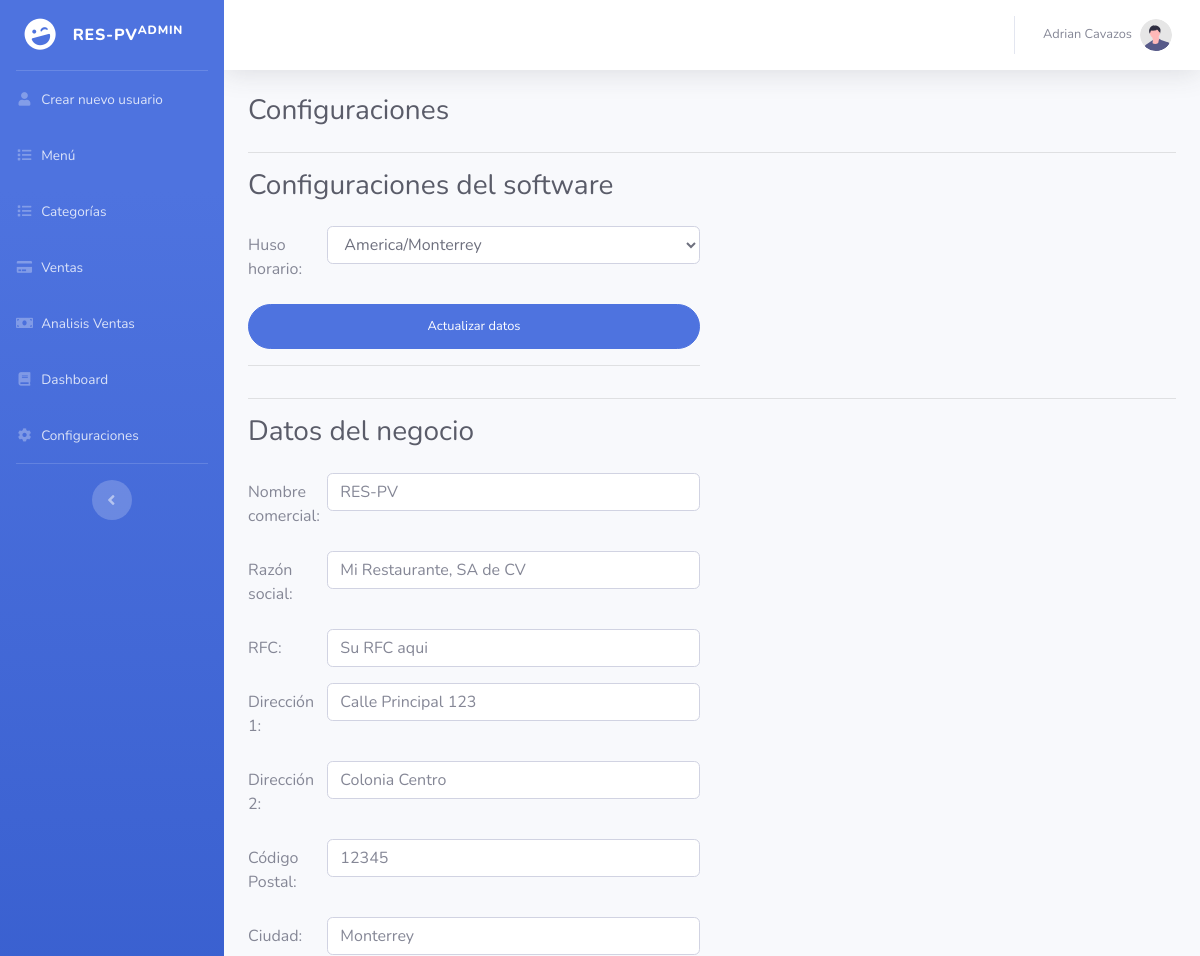
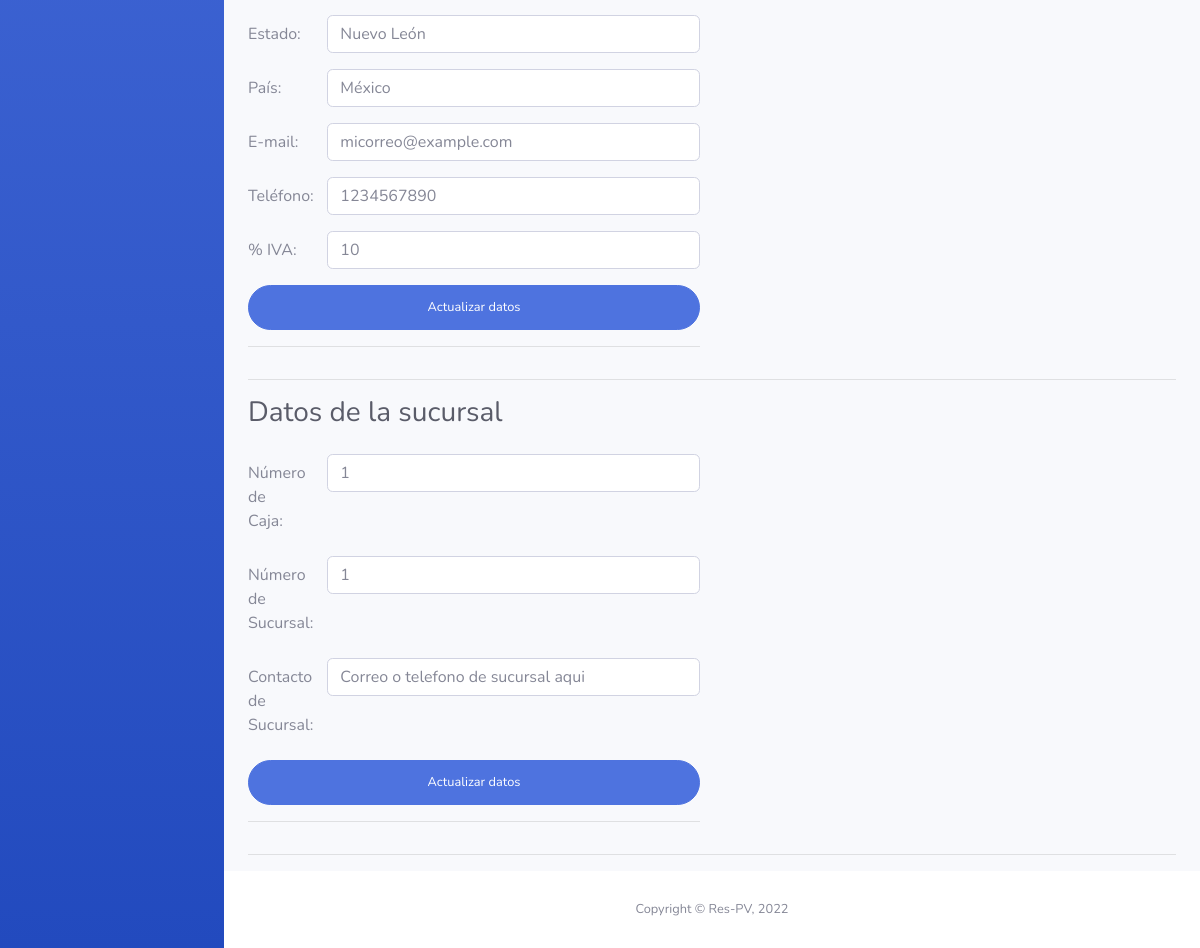
Screenshot of /configuraciones.php (signed in) with the database file from the repository (2 pictures, top to bottom).
### tables this page shows
CREATE TABLE `user` (
  `id_user` int(11) NOT NULL,
  `name_user` varchar(30) DEFAULT NULL,
  `lname_user` varchar(30) DEFAULT NULL,
  `phone_user` varchar(10) DEFAULT NULL,
  `email_user` varchar(40) DEFAULT NULL,
  `pass_user` varchar(20) DEFAULT NULL,
  `userType` int(11) NOT NULL
);

CREATE TABLE `settings` (
  `id` int(11) NOT NULL,
  `setting_name` varchar(255) NOT NULL,
  `setting_value` text NOT NULL
);

### configuraciones.php (the view, shortened to what the rows shown need)
<?php
if(!empty($_SESSION["userId"])) {
    require_once('usuarios/Modelo/usuarios.php');
    $Modelo = new Usuarios();
    $tipoDeUsuario = $Modelo->getUserType($_SESSION["userId"]);
    if (!$tipoDeUsuario) {
        $_SESSION["errorMessage"] = "Invalid Credentials";
        header('Location: logout.php');
    } else {
        switch($tipoDeUsuario){
            case 1:
                $Usuario = $Modelo->getUser($_SESSION["userId"]);
                $nombreUsuario = $Usuario[0]["name_user"];
                $apellidoUsuario = $Usuario[0]["lname_user"];
                require_once("configuraciones/Modelo/configuraciones.php");
                $ModeloMenu = new Configuraciones();
            break;
        }
    }
} else {
    header('Location: logout.php');
}
?>
<!DOCTYPE html>
<html lang="en">
<head>
    <link href="vendor/fontawesome-free/css/all.min.css" rel="stylesheet" type="text/css">
    <link href="css/sb-admin-2.min.css" rel="stylesheet">
</head>
<body id="page-top">
    <div id="wrapper">
        <div id="content-wrapper" class="d-flex flex-column">
            <div id="content">
                <nav class="navbar navbar-expand navbar-light bg-white topbar mb-4 static-top shadow">
                    <ul class="navbar-nav ml-auto">
                        <li class="nav-item dropdown no-arrow">
                            <a class="nav-link dropdown-toggle" href="#" id="userDropdown" role="button"
                                data-toggle="dropdown" aria-haspopup="true" aria-expanded="false">
                                <span class="mr-2 d-none d-lg-inline text-gray-600 small"><?php echo $nombreUsuario.' '.$apellidoUsuario?></span>
                                <img class="img-profile rounded-circle"
                                    src="img/undraw_profile.svg">
                            </a>
                        </li>
                    </ul>
                </nav>
                <div class="container-fluid">
                    <div class="d-sm-flex align-items-center justify-content-between mb-4">
                        <h1 class="h3 mb-0 text-gray-800">Configuraciones</h1>
                    </div>
                    <?php
                        $configs = $ModeloMenu->getAllSettings();
                        if($configs != null){
                    ?>
                    <hr>
                    <div class="d-sm-flex align-items-center justify-content-between mb-4">
                        <h1 class="h3 mb-0 text-gray-800">Configuraciones del software</h1>
                    </div>
                    <div class="row">
                        <div class="col-md-6">
                            <form class="user" action="configuraciones/Controlador/setConfiguraciones.php" method="POST" enctype="multipart/form-data">
                                <div class="form-group row">
                                    <label class="col-sm-2 col-form-label">Huso horario:</label>
                                    <div class="col-sm-10">
                                        <?php
                                            $valor=array_search('timezone',array_column($configs,'setting_name'));
                                            $currentTimezone=$configs[$valor][2];
                                            echo "<select class=\"form-control\" name=\"timezone\">";
                                            $tzlist = DateTimeZone::listIdentifiers(DateTimeZone::ALL);
                                            foreach($tzlist as $value) {
                                                if ($value != $currentTimezone) {
                                                    echo "<option value=". $value .">". $value ."</option>";
                                                } else {
                                                    echo "<option value=". $value ." selected>". $value ."</option>";
                                                }
                                            }
                                        ?>
                                    </div>
                                </div>
                                <input type ="submit" class="btn btn-primary btn-user btn-block" value="Actualizar datos" name="datosDelNegocio">
                                <hr>
                            </form>
                        </div>
                    </div>
                    <hr>
                    <div class="d-sm-flex align-items-center justify-content-between mb-4">
                        <h1 class="h3 mb-0 text-gray-800">Datos del negocio</h1>
                    </div>
                    <div class="row">
                        <div class="col-md-6">
                            <form class="user" action="configuraciones/Controlador/setConfiguraciones.php" method="POST" enctype="multipart/form-data">
                                <div class="form-group row">
                                    <label class="col-sm-2 col-form-label">Nombre comercial:</label>
                                    <div class="col-sm-10">
                                        <input type="text" class="form-control" placeholder="<?php $valor=array_search('nombre_comercial',array_column($configs,'setting_name'));echo $configs[$valor][2];?>" name="nombre_comercial">
                                    </div>
                                </div>
                                <div class="form-group row">
                                    <label class="col-sm-2 col-form-label">Razón social:</label>
                                    <div class="col-sm-10">
                                        <input type="text" class="form-control" placeholder="<?php $valor=array_search('razon_social',array_column($configs,'setting_name'));echo $configs[$valor][2];?>" name="razon_social">
                                    </div>
                                </div>
                                <div class="form-group row">
                                    <label class="col-sm-2 col-form-label">RFC:</label>
                                    <div class="col-sm-10">
                                        <input type="text" class="form-control" placeholder="<?php $valor=array_search('rfc',array_column($configs,'setting_name'));echo $configs[$valor][2];?>" name="rfc">
                                    </div>
                                </div>
                                <div class="form-group row">
                                    <label class="col-sm-2 col-form-label">Dirección 1:</label>
                                    <div class="col-sm-10">
                                        <input type="text" class="form-control" placeholder="<?php $valor=array_search('direccion_1',array_column($configs,'setting_name'));echo $configs[$valor][2];?>" name="direccion_1">
                                    </div>
                                </div>
                                <div class="form-group row">
                                    <label class="col-sm-2 col-form-label">Dirección 2:</label>
                                    <div class="col-sm-10">
                                        <input type="text" class="form-control" placeholder="<?php $valor=array_search('direccion_2',array_column($configs,'setting_name'));echo $configs[$valor][2];?>" name="direccion_2">
                                    </div>
                                </div>
                                <div class="form-group row">
                                    <label class="col-sm-2 col-form-label">Código Postal:</label>
                                    <div class="col-sm-10">
                                        <input type="text" class="form-control" placeholder="<?php $valor=array_search('direccion_cp',array_column($configs,'setting_name'));echo $configs[$valor][2];?>" name="direccion_cp">
                                    </div>
                                </div>
                                <div class="form-group row">
                                    <label class="col-sm-2 col-form-label">Ciudad:</label>
                                    <div class="col-sm-10">
                                        <input type="text" class="form-control" placeholder="<?php $valor=array_search('direccion_ciudad',array_column($configs,'setting_name'));echo $configs[$valor][2];?>" name="direccion_ciudad">
                                    </div>
                                </div>
                                <div class="form-group row">
                                    <label class="col-sm-2 col-form-label">Estado:</label>
                                    <div class="col-sm-10">
                                        <input type="text" class="form-control" placeholder="<?php $valor=array_search('direccion_estado',array_column($configs,'setting_name'));echo $configs[$valor][2];?>" name="direccion_estado">
                                    </div>
                                </div>
                                <div class="form-group row">
                                    <label class="col-sm-2 col-form-label">País:</label>
                                    <div class="col-sm-10">
                                        <input type="text" class="form-control" placeholder="<?php $valor=array_search('direccion_pais',array_column($configs,'setting_name'));echo $configs[$valor][2];?>" name="direccion_pais">
                                    </div>
                                </div>
                                <div class="form-group row">
                                    <label class="col-sm-2 col-form-label">E-mail:</label>
                                    <div class="col-sm-10">
                                        <input type="text" class="form-control" placeholder="<?php $valor=array_search('email',array_column($configs,'setting_name'));echo $configs[$valor][2];?>" name="email">
                                    </div>
                                </div>
                                <div class="form-group row">
                                    <label class="col-sm-2 col-form-label">Teléfono:</label>
                                    <div class="col-sm-10">
                                        <input type="text" class="form-control" placeholder="<?php $valor=array_search('telefono',array_column($configs,'setting_name'));echo $configs[$valor][2];?>" name="telefono">
                                    </div>
                                </div>
                                <div class="form-group row">
                                    <label class="col-sm-2 col-form-label">% IVA:</label>
                                    <div class="col-sm-10">
                                        <input type="text" class="form-control" placeholder="<?php $valor=array_search('porcentaje_iva',array_column($configs,'setting_name'));echo $configs[$valor][2];?>" name="porcentaje_iva">
                                    </div>
                                </div>
                                <input type ="submit" class="btn btn-primary btn-user btn-block" value="Actualizar datos" name="datosDelNegocio">
                                <hr>
                            </form>
                        </div>
                    </div>
                    <hr>
                    <div class="d-sm-flex align-items-center justify-content-between mb-4">
                        <h1 class="h3 mb-0 text-gray-800">Datos de la sucursal</h1>
                    </div>
                    <div class="row">
                        <div class="col-md-6">
                            <form class="user" action="configuraciones/Controlador/setConfiguraciones.php" method="POST" enctype="multipart/form-data">
                                <div class="form-group row">
                                    <label class="col-sm-2 col-form-label">Número de Caja:</label>
                                    <div class="col-sm-10">
                                        <input type="text" class="form-control" placeholder="<?php $valor=array_search('numero_caja',array_column($configs,'setting_name'));echo $configs[$valor][2];?>" name="numero_caja">
                                    </div>
                                </div>
                                <div class="form-group row">
                                    <label class="col-sm-2 col-form-label">Número de Sucursal:</label>
                                    <div class="col-sm-10">
                                        <input type="text" class="form-control" placeholder="<?php $valor=array_search('numero_sucursal',array_column($configs,'setting_name'));echo $configs[$valor][2];?>" name="numero_sucursal">
                                    </div>
                                </div>
                                <div class="form-group row">
                                    <label class="col-sm-2 col-form-label">Contacto de Sucursal:</label>
                                    <div class="col-sm-10">
                                        <input type="text" class="form-control" placeholder="<?php $valor=array_search('contacto_sucursal',array_column($configs,'setting_name'));echo $configs[$valor][2];?>" name="contacto_sucursal">
                                    </div>
                                </div>
                                <input type ="submit" class="btn btn-primary btn-user btn-block" value="Actualizar datos" name="datosDelNegocio">
                                <hr>
                            </form>
                        </div>
                    </div>
                    <?php
                        }
                    ?>
                </div>
            </div>
        </div>
    </div>
</body>
</html>

### rows the page displays
user: name_user "Adrian", lname_user "Cavazos"
settings: timezone "America/Monterrey"
settings: nombre_comercial "RES-PV"
settings: razon_social "Mi Restaurante, SA de CV"
settings: rfc "Su RFC aqui"
settings: direccion_1 "Calle Principal 123"
settings: direccion_2 "Colonia Centro"
settings: direccion_cp "12345"
settings: direccion_ciudad "Monterrey"
settings: direccion_estado "Nuevo León"
settings: direccion_pais "México"
settings: email "micorreo@example.com"
settings: telefono "1234567890"
settings: porcentaje_iva "10"
settings: numero_caja "1"
settings: numero_sucursal "1"
settings: contacto_sucursal "Correo o telefono de sucursal aqui"
